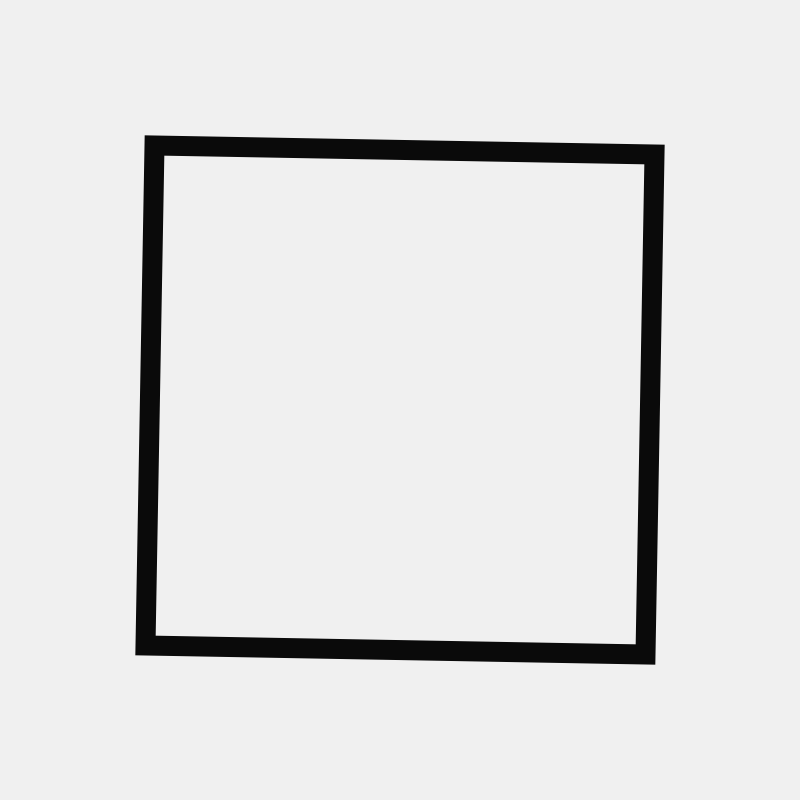
Frame 1 (no input)
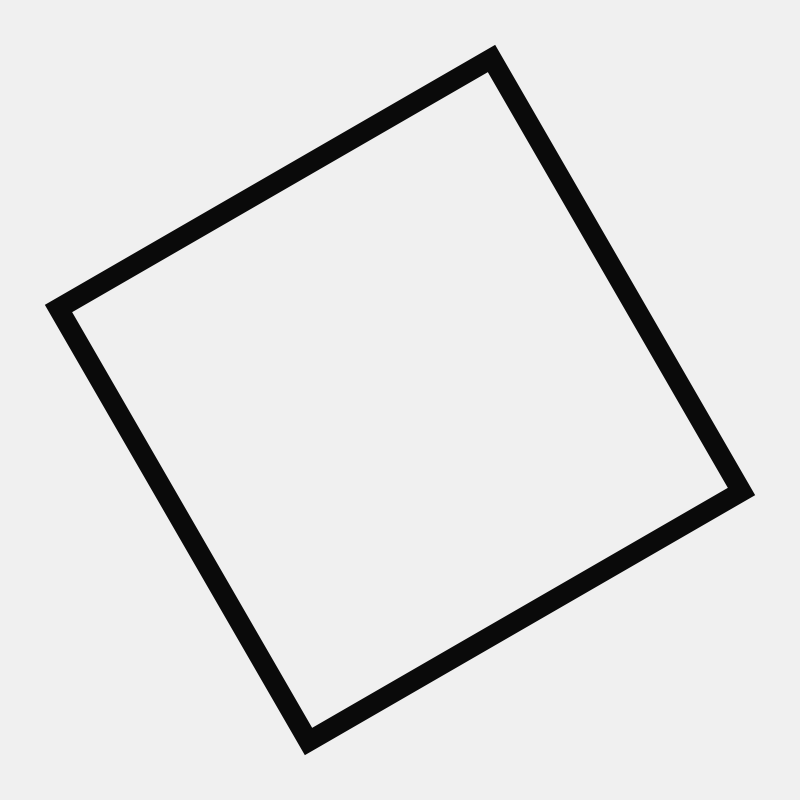
Frame 60 (the mouse pressed at the canvas centre just before this capture)
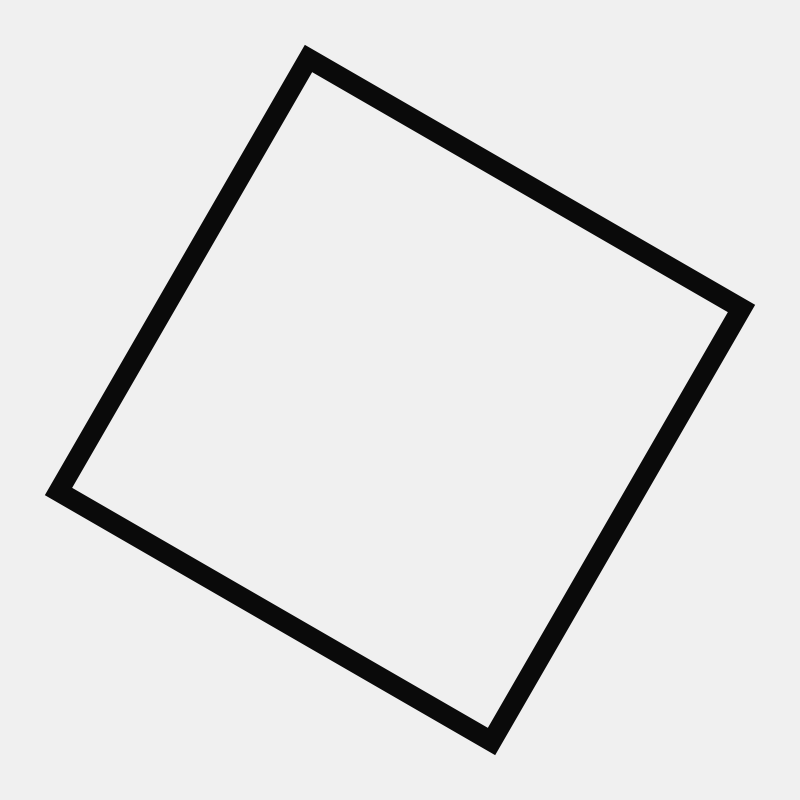
Frame 120 (the mouse held since frame 60 and released just before this capture)

The Processing sketch that drew these frames (run headless with seeded random() and noise(); from frame 60 on, the mouse is pressed at the canvas centre):

// Processing sketch: sketch_0028Rotate03
// ── sketch_0028Rotate03.pde
//un rettangolo che ruota nello sketch

void setup() {
  size(800, 800);
}

void draw() {
  background(240);
  noFill();
  stroke(10);
  strokeWeight(20);
  rectMode(CENTER);
  /*usando "frameCount" posso far ruotare il rettangolo usando i frame di "draw()" che
  aumentano progressivamente*/
  /*usando la funzione "translate()" posso spostare il rettangolo al centro dello sketch*/
  translate(width/2, height/2);
  rotate(radians(frameCount));
  //rect(width/2, height/2, 500, 500);
  //ora il rettangolo ruota sul suo centro, ma è spostato sull'origine
  rect(0, 0, 500, 500);
}
